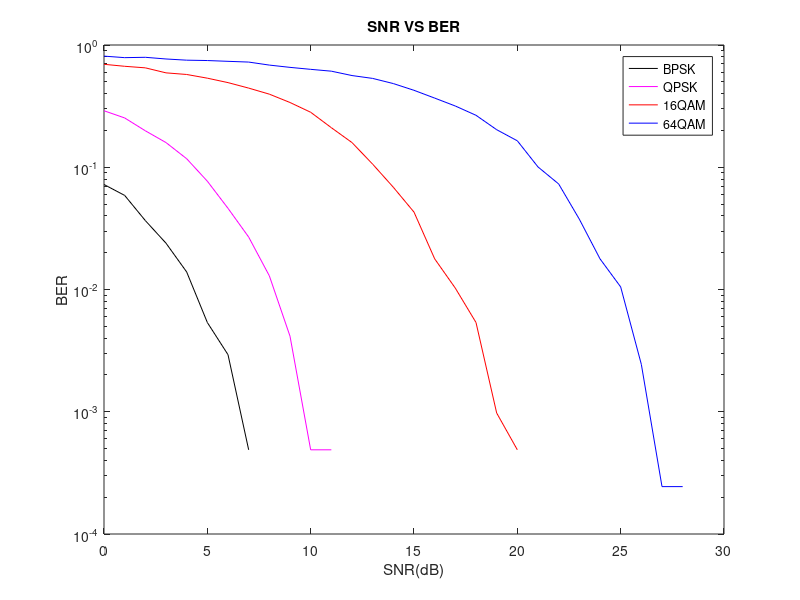

The MATLAB script that drew this image:
clc;clear all;close all;
x=randi([0,1],1,4096);
snr=0:30;
biterror=[];
for i=1:4
     if(i==1)
     y=pskmod(x,2^i);
     end
     if(i==2)
     y=pskmod(x,2^i);
     end
     if(i==3)
     y=qammod(x,2^(i+1));
     end
     if(i==4)
     y=qammod(x,2^(i+2));
     end
     p=reshape(y,64,64);
     q=ifft(p,64);
     s=reshape(q,1,4096);
     be=[];
     for j=0:1:30
         h=1/sqrt(rand(1,1)+i*sqrt(rand(1,1)));
         r=h*s;
         n=awgn(r,j,'measured');
         m=inv(h)*n;
         p1=reshape(m,64,64);
         q1=fft(p1,64);
         s1=reshape(q1,1,4096);
         if(i==1)
            y1=pskdemod(s1,2);
         end
         if(i==2)
            y1=pskdemod(s1,4);
         end
         if(i==3)
            y1=qamdemod(s1,16);
         end
         if(i==4)
            y1=qamdemod(s1,64);
         end
         [num,e]=symerr(y1,x);
         be=[be e];
         end
     biterror(i,:)=be;
end
semilogy(snr,biterror(1,:),'k');hold on;
semilogy(snr,biterror(2,:),'m');hold on;
semilogy(snr,biterror(3,:),'r');hold on;
semilogy(snr,biterror(4,:),'b');hold on;
xlabel('SNR(dB)');ylabel('BER');
title('SNR VS BER');legend('BPSK','QPSK','16QAM','64QAM');
